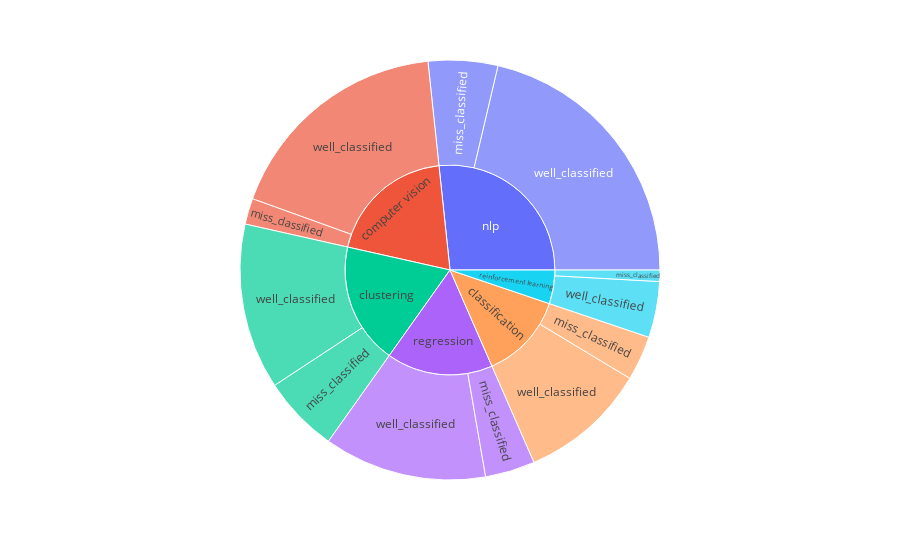

Source (notebook cell):
### Code cell
fig = px.sunburst(data_analyse, path=['Real','Result_1'],values=np.ones(1252))
fig.show()

### Figure 1 — Plotly figure (JSON) as saved in the notebook; plotly's stock layout.template omitted (floating-point values rounded to 4 significant figures)
{"data": [{"branchvalues": "total", "domain": {"x": [0, 1], "y": [0, 1]}, "hovertemplate": "labels=%{label}<br>value=%{value}<br>parent=%{parent}<br>id=%{id}<extra></extra>", "ids": ["classification/miss_classified", "clustering/miss_classified", "computer vision/miss_classified", "nlp/miss_classified", "regression/miss_classified", "reinforcement learning/miss_classified", "classification/well_classified", "clustering/well_classified", "computer vision/well_classified", "nlp/well_classified", "regression/well_classified", "reinforcement learning/well_classified", "classification", "clustering", "computer vision", "nlp", "regression", "reinforcement learning"], "labels": ["miss_classified", "miss_classified", "miss_classified", "miss_classified", "miss_classified", "miss_classified", "well_classified", "well_classified", "well_classified", "well_classified", "well_classified", "well_classified", "classification", "clustering", "computer vision", "nlp", "regression", "reinforcement learning"], "name": "", "parents": ["classification", "clustering", "computer vision", "nlp", "regression", "reinforcement learning", "classification", "clustering", "computer vision", "nlp", "regression", "reinforcement learning", "", "", "", "", "", ""], "type": "sunburst", "values": [43, 74, 25, 67, 48, 11, 123, 160, 223, 267, 157, 54, 166, 234, 248, 334, 205, 65]}], "layout": {"legend": {"tracegroupgap": 0}, "margin": {"t": 60}}}
